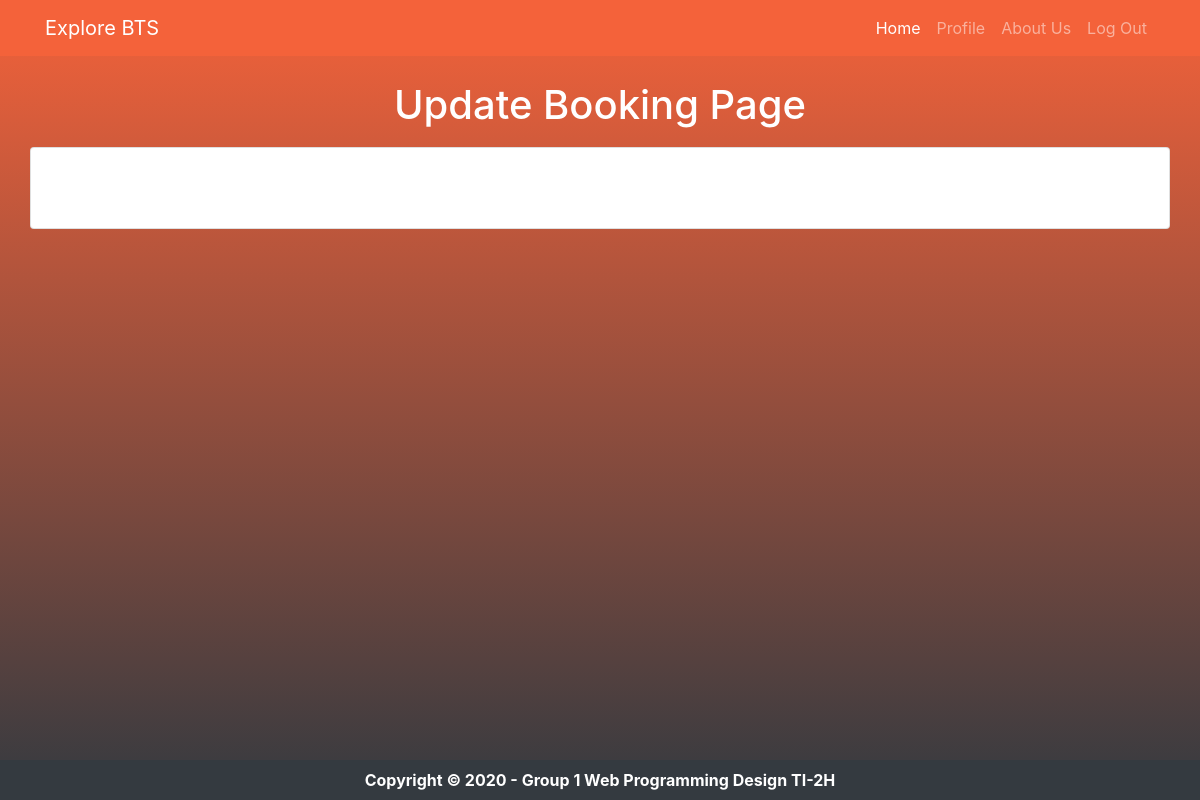
Page /UpdateBookingUser.php?product_id=5 on the earlier database version.
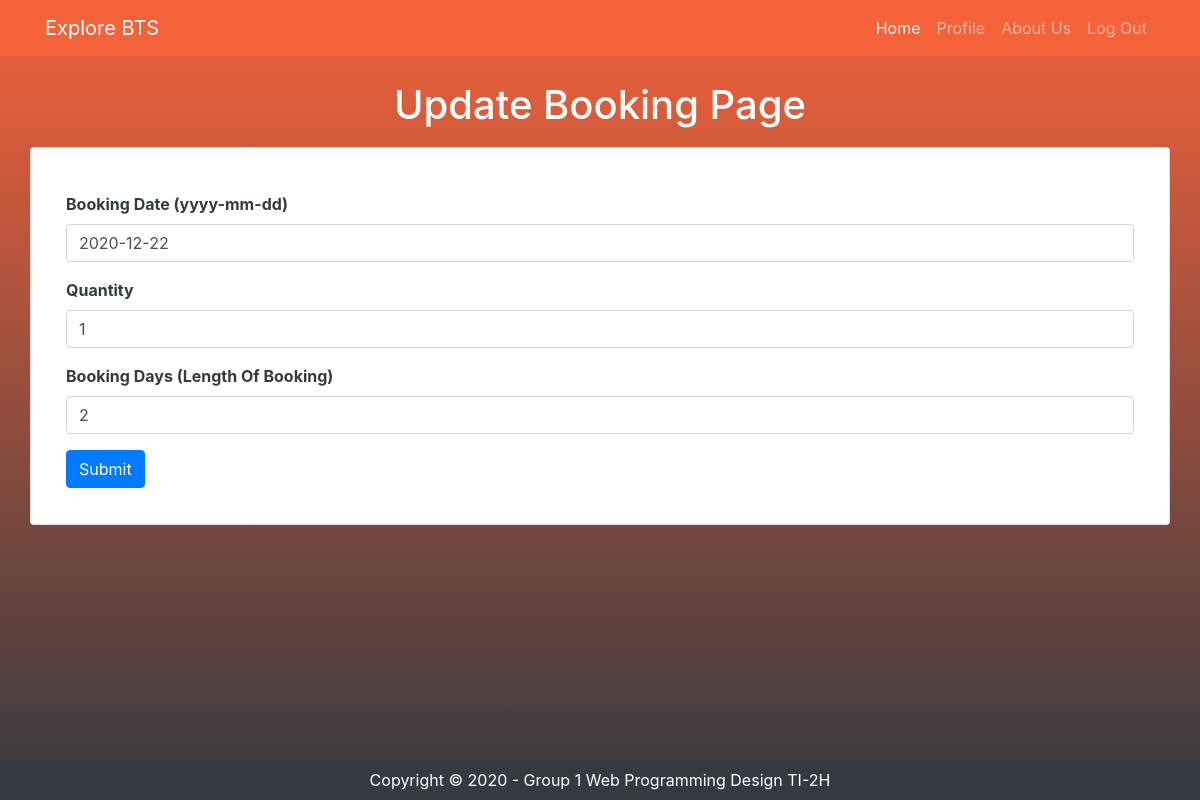
Same page on the later database version.
### tables this page shows
CREATE TABLE `bookings` (
  `booking_id` int(11) NOT NULL,
  `tourist_id` int(11) NOT NULL,
  `booking_date` date NOT NULL,
  `product_id` int(11) NOT NULL,
  `quantity` int(11) NOT NULL,
  `booking_days` int(2) NOT NULL DEFAULT 1
);

### UpdateBookingUser.php (the view, shortened to what this page needs)
<html>
    <head>
        <link href="vendor/bootstrap/css/bootstrap.min.css" rel="stylesheet">
        <link href="vendor/bootstrap/css/bootstrap.min.css" rel="stylesheet">
        <link href="css/shop-homepage.css" rel="stylesheet">
    </head>
    <body>
        <?php
                include 'components/navbarUser.php';
                include "connection.php";
                $id = $_GET['product_id'];
                $query = "SELECT * FROM bookings WHERE product_id = '$id'";
                $result = mysqli_query($connect, $query);
            ?>
          <h1>Update Booking Page</h1>
            <div class="card container">
            <div class="card-body" style="font-weight: bold;">
            <br>
            <form action="editBookingProcess.php?booking_id=<?php echo $_GET['booking_id'];?>&product_id=<?php echo $id?>" method="POST">
            <?php
                while($row = mysqli_fetch_array($result)){
            ?>
                            <div class="mb-3">
                                <label for="booking_date" class="form-label" >Booking Date (yyyy-mm-dd)</label>
                                <input type="text" class="form-control disabled" name="booking_date" value="<?php echo $row['booking_date']?>" required>
                            </div>
                            <div class="mb-3">
                                <label for="quantity" class="form-label">Quantity</label>
                                <input type="text" class="form-control" name="quantity" value="<?php echo $row['quantity']?>" required>
                            </div>
                            <div class="mb-3">
                                <label for="booking_days" class="form-label">Booking Days (Length Of Booking)</label>
                                <input type="text" class="form-control" name="booking_days" value="<?php echo $row['booking_days']?>" required>
                            </div>
                            <button type="submit" class="btn btn-primary">Submit</button>
                        </form>
                    </div>
                </div>
                <?php
                    }
                ?>
        <?php
            include 'components/footer.php';
        ?>
    </body>
</html>

### components/footer.php
<footer class="fixed-bottom py-2 bg-dark">
    <div class="container">
        <p class="m-0 text-center text-white">Copyright &copy;  2020 - Group 1 Web Programming Design TI-2H</p>
    </div>
</footer>

Differences in the rows shown:
added bookings: booking_date "2020-12-22", quantity "1", booking_days "2"
